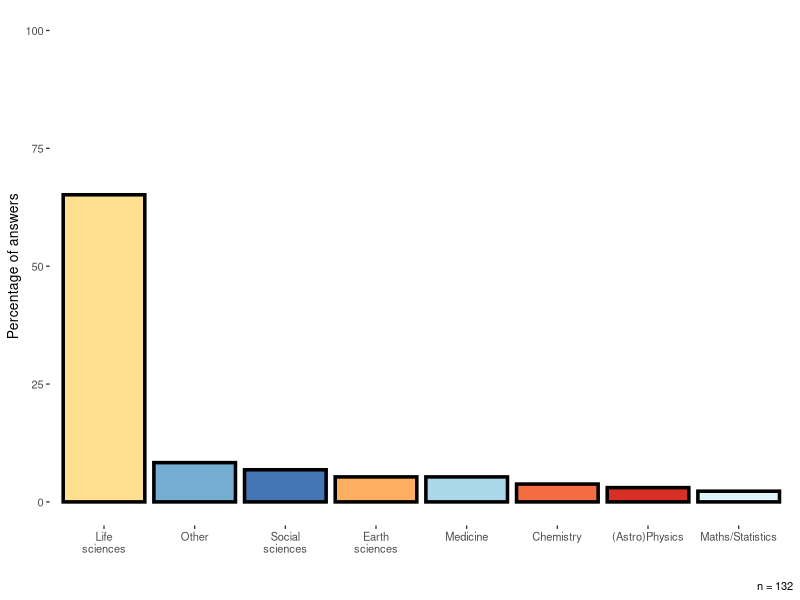
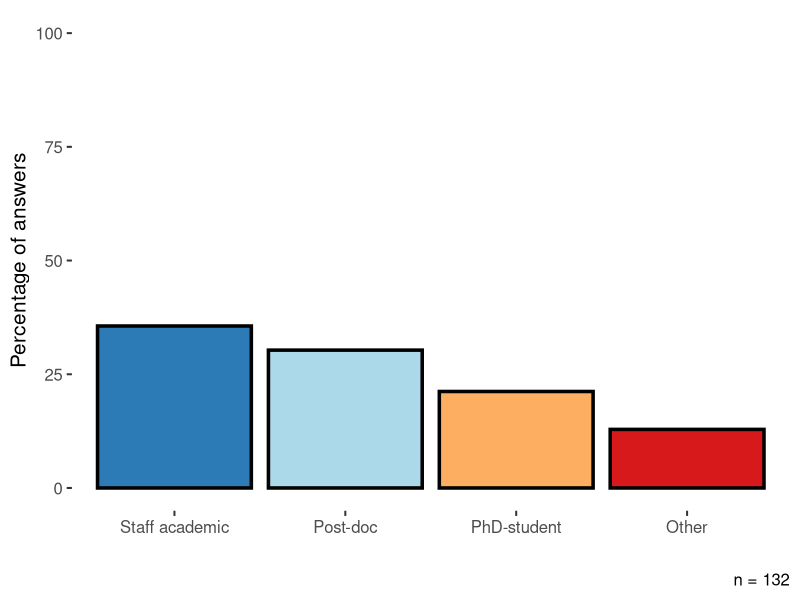
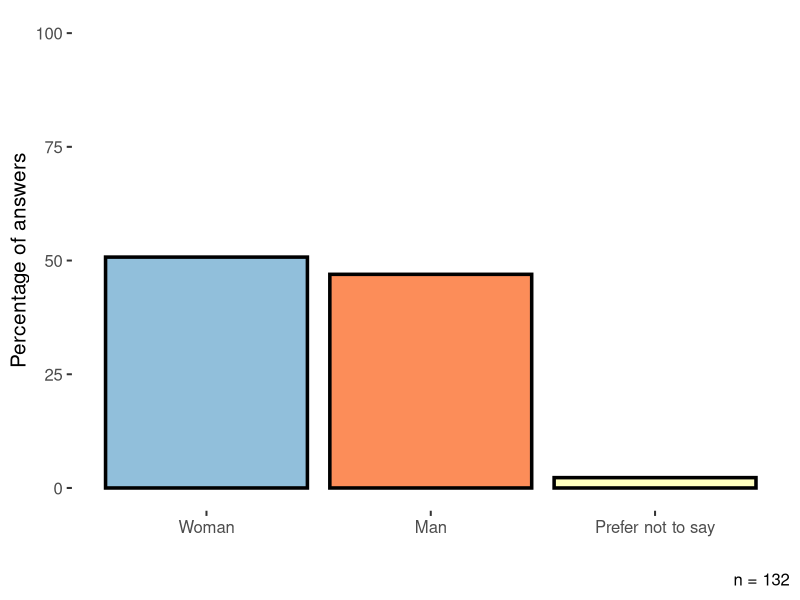
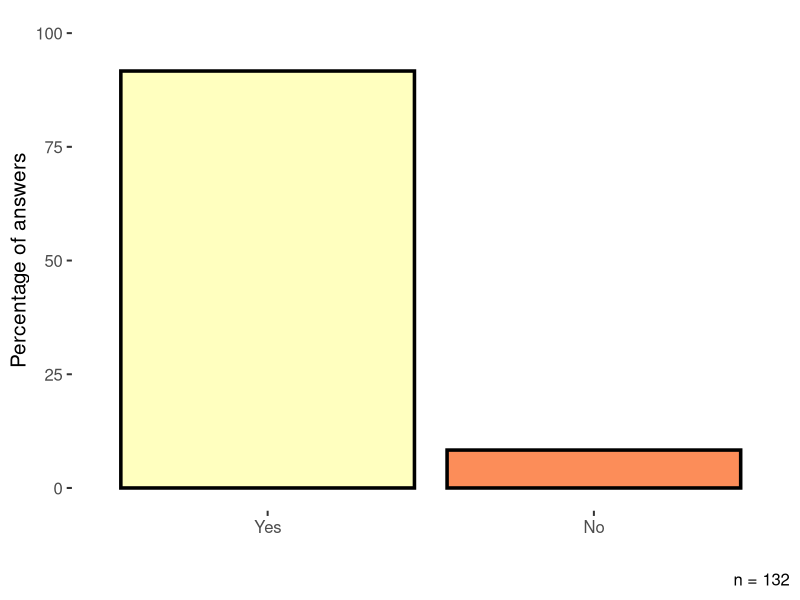
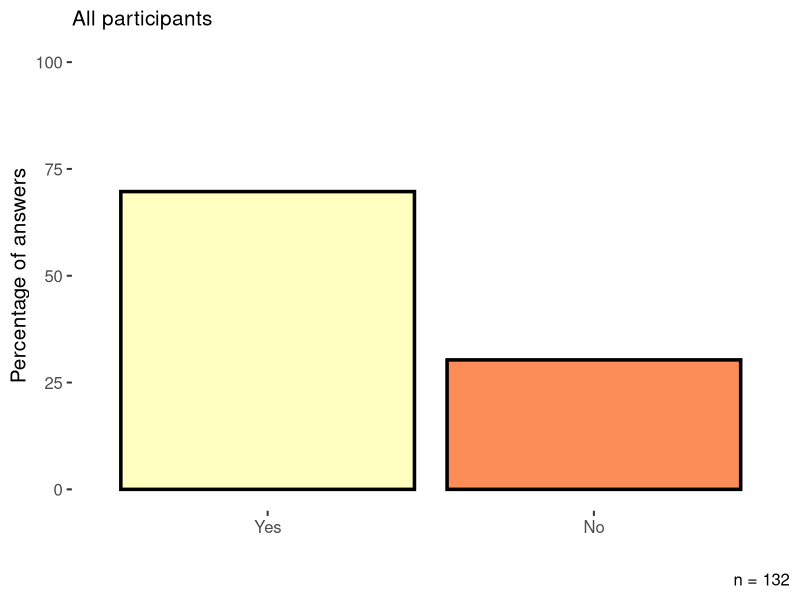
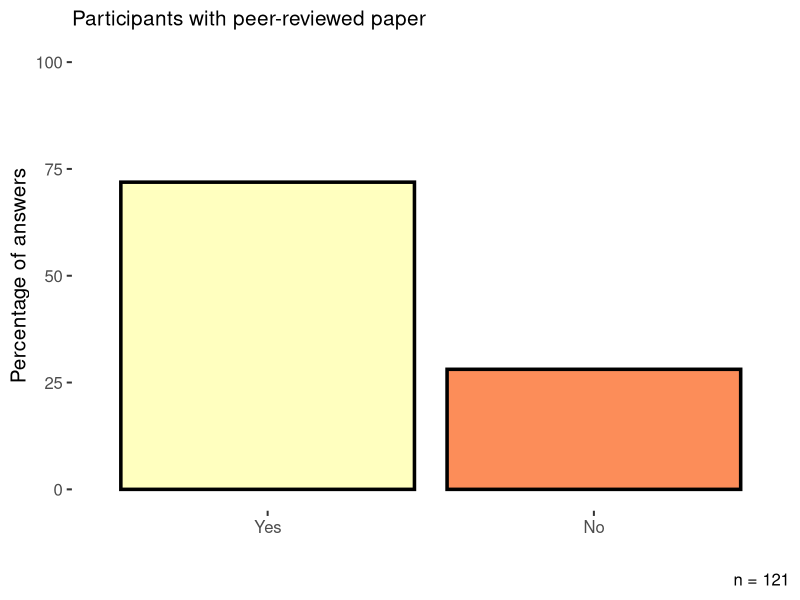
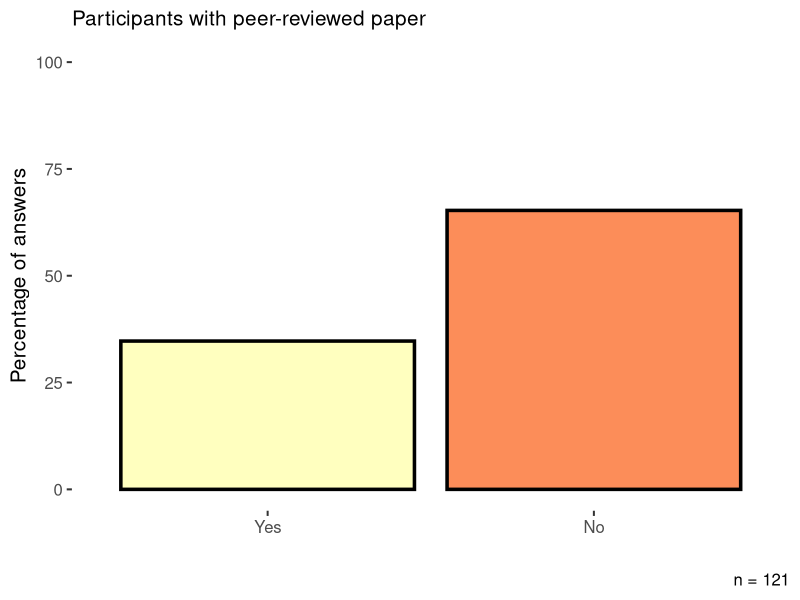
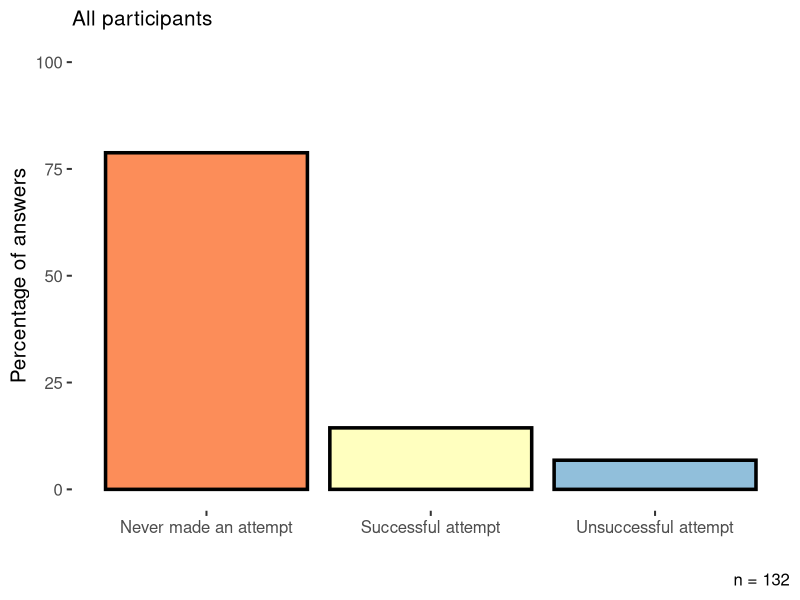

Here is the R script that generated these plots, in order:
## ---- chunk 1
knitr::opts_chunk$set(echo = FALSE)
## ---- chunk 2

db = read.csv("Survey.csv")
UA = read.csv("WhyUA.csv")
NFA = read.csv("WhyNFA.csv")

summary(db)
db$count = 1

library(RColorBrewer)
library(ggplot2)
library(scales)

#Question 1
db$Q1 = db$What.field.are.you.currently.in..
Q1 = db[, c("Q1","count")]

Answers = as.data.frame(tapply (Q1$count, Q1$Q1, sum))
colnames(Answers) = "Count"
Answers$Category = row.names(Answers)

Answers1 <- Answers[Answers$Count != 1,]
Answers2 <- Answers[Answers$Count == 1,]
AnswersAdd <- data.frame(Count = sum(Answers2$Count), Category = "Other")
Q1 <- rbind(Answers1, AnswersAdd)

#Create proportions 
Q1$Prop = Q1$Count/sum(Q1[,1]) *100

#Question 2: What is your position? N = 132

#First collate the answers with n < 5 into category "Other" 
db$Q2 = db$What.is.your.position.
Q2 = db[, c("Q2","count")]

Answers = as.data.frame(tapply (Q2$count, Q2$Q2, sum))
colnames(Answers) = "Count"
Answers$Category = row.names(Answers)

Answers1 <- Answers[Answers$Count > 4,]
Answers2 <- Answers[Answers$Count < 5,]
AnswersAdd <- data.frame(Count = sum(Answers2$Count), Category = "Other")
Q2 <- rbind(Answers1, AnswersAdd)

#Create proportions 
Q2$Prop = Q2$Count/sum(Q2[,1])*100


#Question 3: What is your gender? N = 132

#No need to collate here, just create the dataset
db$Q3 = db$What.is.your.gender..
Q3 = db[, c("Q3","count")]

Q3 = as.data.frame(tapply (Q3$count, Q3$Q3, sum))
colnames(Q3) = "Count"
Q3$Category = row.names(Q3)

#Create proportions 
Q3$Prop = Q3$Count/sum(Q3[,1])*100


#Question 4: Have you published in a peer-reviewed journal before? N = 132

#No need to collate here, just create the dataset
db$Q4 = db$Have.you.published.in.a.peer.reviewed.journal.before..
Q4 = db[, c("Q4","count")]

Q4 = as.data.frame(tapply (Q4$count, Q4$Q4, sum))
colnames(Q4) = "Count"
Q4$Category = row.names(Q4)

#Create proportions 
Q4$Prop = Q4$Count/sum(Q4[,1])*100



#Question 5: Are you aware it is possible to make amendments to peer-reviewed publications? N = 132


#Let's split this one up into everyone and only the people who have published in a peer reviewed journal before

#First we'll create the one with everyone: 

#No need to collate here, just create the dataset
db$Q5 = db$Are.you.aware.it.is.possible.to.make.amendments.to.peer.reviewed.publications.
Q5 = db[, c("Q5","count")]

Q5 = as.data.frame(tapply (Q5$count, Q5$Q5, sum))
colnames(Q5) = "Count"
Q5$Category = row.names(Q5)

#Create proportions 
Q5$Prop = Q5$Count/sum(Q5[,1])*100

Q5.1 = Q5

#And then with only the ones who have published before 
db$Q5 = db$Are.you.aware.it.is.possible.to.make.amendments.to.peer.reviewed.publications.

Q5 = db[, c("Q5","count", "Q4")]
Q5 = subset (Q5, Q4 == "Yes")
Q5 = as.data.frame(tapply (Q5$count, Q5$Q5, sum))
colnames(Q5) = "Count"
Q5$Category = row.names(Q5)

#Create proportions 
Q5$Prop = Q5$Count/sum(Q5[,1])*100

Q5.2 = Q5







#Question 6: Have you ever considered amending some (minor or major) aspect of your previously published work? N = 132


#Here we have omitted the participants (n = 11) that have indicated that they have not published before. 
db$Q6 = db$Have.you.ever.considered.amending.some..minor.or.major..aspect.of.your.previously.published.work.

Q6 = db[, c("Q6","count", "Q4")]
Q6 = subset (Q6, Q4 == "Yes")
Q6 = as.data.frame(tapply (Q6$count, Q6$Q6, sum))
colnames(Q6) = "Count"
Q6$Category = row.names(Q6)

#Create proportions 
Q6$Prop = Q6$Count/sum(Q6[,1])*100




#Question 7: Have you ever attempted to amend an error in one of your published works via the journal, and were you successful? N = 132


#Let's split this one up into everyone and only the people who made an attempt before

#First we'll create the one with everyone: 

#No need to collate here, just create the dataset
db$Q7 = db$Have.you.ever.attempted.to.amend.an.error.in.one.of.your.published.works.via.the.journal..Were.you.successful.
Q7 = db[, c("Q7","count")]

Q7 = as.data.frame(tapply (Q7$count, Q7$Q7, sum))
colnames(Q7) = "Count"
Q7$Category = row.names(Q7)

#Create proportions 
Q7$Prop = Q7$Count/sum(Q7[,1])*100

Q7.1 = Q7


#And then with only the ones who have made an attempt before
Q7 = subset (Q7, Category != "Never made an attempt")

#Create proportions 
Q7$Prop = Q7$Count/sum(Q7[,1])*100

Q7.2 = Q7





#Question 8: If your attempt was successful: would you agree that the current amendment system works well? N = 127


#Here we exclude the individuals that have previously answered that they have made a succesful attempt
db$Q8 = db$If.your.attempt.was.successful..would.you.agree.that.the.current.amendment.system.works.well.

Q8 = db[, c("Q8","count", "Q7")]
Q8 = subset (Q8, Q7 == "Successful attempt") #N = 19
Q8 = as.data.frame(tapply (Q8$count, Q8$Q8, sum))
colnames(Q8) = "Count"
Q8$Category = row.names(Q8)

#Create proportions 
Q8$Prop = Q8$Count/sum(Q8[,1])*100




#Question 9: If the attempt for amendment was unsuccessful: Why?

UA$Count = 1

# We will exclude individuals who responded "I have made no attempts", since we're not interested here in individuals that have not made an attempt

# This was an optional question. We end up with n = 11 individuals, note that multiple choice is available here, so the sum will be larger than 11. 

UA = subset (UA, FinalResponse != "I have made no attempts")
Q9 = as.data.frame(tapply (UA$Count, UA$FinalResponse, sum))
colnames (Q9) = "Count"
Q9$Category = rownames(Q9)


Q9$Prop = Q9$Count/11 * 100




#Question 10: If you haven't formalized an attempt for amendment: Why not?

# This was also an optional question, but here we had more respondees. After omitting rows of participants that answered "I have not considered an attempt", the remaining dataset consisted of n = 34 participants.
NFA$Count = 1
NFA = subset (NFA, FinalResponse != "I have not considered an attempt for amendment")
Q10 = as.data.frame(tapply (NFA$Count, NFA$FinalResponse, sum))
colnames (Q10) = "Count"
Q10$Category = rownames(Q10)


Q10$Prop = Q10$Count/34 * 100


# Question 11: Would you welcome such a framework for published papers (ran by authors)?


# We will add anything that is not a yes or no to a new group called "Conditional support". 
db$Q11 = db$Would.you.welcome.such.a.framework.for.published.papers..ran.by.authors...
Q11 = db[, c("Q11","count")]
Q11$Q11 = ifelse(Q11$Q11 == "Yes"|Q11$Q11 == "No", Q11$Q11, "Conditional support")

Q11 = as.data.frame(tapply (Q11$count, Q11$Q11, sum))
colnames(Q11) = "Count"
Q11$Category = row.names(Q11)


#Create proportions 
Q11$Prop = Q11$Count/sum(Q11[,1])*100

## ---- chunk 3
ggplot(Q1, aes(x=reorder(Category, -Prop), y=Prop, fill=as.factor(Category))) +  geom_bar(colour = "black", stat = "identity", size = 1.2) + scale_fill_brewer(palette = "RdYlBu") + theme_classic(base_size = 10) + theme(legend.position="none", axis.line = element_blank()) + ylab ("Percentage of answers") + xlab("") + ylim (0,100) + labs( caption = "n = 132") + scale_x_discrete(labels = wrap_format(10))
## ---- chunk 4
ggplot(Q2, aes(x=reorder(Category, -Prop), y=Prop, fill=as.factor(Category))) +  geom_bar(colour = "black", stat = "identity", size = 1.2) + scale_fill_brewer(palette = "RdYlBu") + theme_classic(base_size = 15) + theme(legend.position="none", axis.line = element_blank()) + ylab ("Percentage of answers") + xlab("") + ylim (0,100) + labs(caption = "n = 132") 
## ---- chunk 5
ggplot(Q3, aes(x=reorder(Category, -Prop), y=Prop, fill=as.factor(Category))) +  geom_bar(colour = "black", stat = "identity", size = 1.2) + scale_fill_brewer(palette = "RdYlBu") + theme_classic(base_size = 15) + theme(legend.position="none", axis.line = element_blank()) + ylab ("Percentage of answers") + xlab("") + ylim (0,100) + labs(caption = "n = 132") 
## ---- chunk 6
ggplot(Q4, aes(x=reorder(Category, -Prop), y=Prop, fill=as.factor(Category))) +  geom_bar(colour = "black", stat = "identity", size = 1.2) + scale_fill_brewer(palette = "RdYlBu") + theme_classic(base_size = 15) + theme(legend.position="none", axis.line = element_blank()) + ylab ("Percentage of answers") + xlab("") + ylim (0,100) + labs(caption = "n = 132") 
## ---- chunk 7
ggplot(Q5.1, aes(x=reorder(Category, -Prop), y=Prop, fill=as.factor(Category))) +  geom_bar(colour = "black", stat = "identity", size = 1.2) + scale_fill_brewer(palette = "RdYlBu") + theme_classic(base_size = 15) + theme(legend.position="none", axis.line = element_blank()) + ylab ("Percentage of answers") + xlab("") + ylim (0,100) + labs(subtitle = "All participants", caption = "n = 132")

## ---- chunk 8
ggplot(Q5.2, aes(x=reorder(Category, -Prop), y=Prop, fill=as.factor(Category))) +  geom_bar(colour = "black", stat = "identity", size = 1.2) + scale_fill_brewer(palette = "RdYlBu") + theme_classic(base_size = 15) + theme(legend.position="none", axis.line = element_blank()) + ylab ("Percentage of answers") + xlab("") + ylim (0,100) + labs(subtitle = "Participants with peer-reviewed paper", caption = "n = 121")
## ---- chunk 9
ggplot(Q6, aes(x=reorder(Category, Prop), y=Prop, fill=as.factor(Category))) +  geom_bar(colour = "black", stat = "identity", size = 1.2) + scale_fill_brewer(palette = "RdYlBu") + theme_classic(base_size = 15) + theme(legend.position="none", axis.line = element_blank()) + ylab ("Percentage of answers") + xlab("") + ylim (0,100) + labs(subtitle = "Participants with peer-reviewed paper", caption = "n = 121")
## ---- chunk 10
ggplot(Q7.1, aes(x=reorder(Category, -Prop), y=Prop, fill=as.factor(Category))) +  geom_bar(colour = "black", stat = "identity", size = 1.2) + scale_fill_brewer(palette = "RdYlBu") + theme_classic(base_size = 15) + theme(legend.position="none", axis.line = element_blank()) + ylab ("Percentage of answers") + xlab("") + ylim (0,100) + labs(subtitle = "All participants", caption = "n = 132") 
## ---- chunk 11
ggplot(Q7.2, aes(x=reorder(Category, -Prop), y=Prop, fill=as.factor(Category))) +  geom_bar(colour = "black", stat = "identity", size = 1.2) + scale_fill_brewer(palette = "RdYlBu") + theme_classic(base_size = 15) + theme(legend.position="none", axis.line = element_blank()) + ylab ("Percentage of answers") + xlab("") + ylim (0,100) + labs(subtitle = "Participants who have made an attempt", caption = "n = 28")
## ---- chunk 12
Q8$Category = factor(Q8$Category, levels = c("Strongly disagree", "Disagree", "Neutral", "Agree", "Strongly agree"))

ggplot(Q8, aes(x=Category, y=Prop, fill=as.factor(Category))) +  geom_bar(colour = "black", stat = "identity", size = 1.2) + scale_fill_brewer(palette = "RdYlBu") + theme_classic(base_size = 15) + theme(legend.position="none", axis.line = element_blank()) + ylab ("Percentage of answers") + xlab("") + ylim (0,100) + labs(subtitle = "Participants with succesfull attempts", caption = "n = 19")
## ---- chunk 13
ggplot(Q9, aes(x=reorder(Category, -Prop), y=Prop, fill=as.factor(Category))) +  geom_bar(colour = "black", stat = "identity", size = 1.2) + scale_fill_brewer(palette = "RdYlBu") + theme_classic(base_size = 15) + theme(legend.position="none", axis.line = element_blank()) + ylab ("Percentage of individuals") + xlab("")  + labs(subtitle = "Participants who have made a previous attempt", caption = "n = 11") + ylim (0,100) + scale_x_discrete(labels = wrap_format(10))

## ---- chunk 14
ggplot(Q10, aes(x=reorder(Category, -Prop), y=Prop, fill=as.factor(Category))) +  geom_bar(colour = "black", stat = "identity", size = 1.2) + scale_fill_brewer(palette = "RdYlBu") + theme_classic(base_size = 15) + theme(legend.position="none", axis.line = element_blank()) + ylab ("Percentage of individuals") + xlab("")  + labs(subtitle = "Participants who considered an attempt", caption = "n = 34") + ylim (0,100) + scale_x_discrete(labels = wrap_format(10))
## ---- chunk 15
ggplot(Q11, aes(x=reorder(Category, -Prop), y=Prop, fill=as.factor(Category))) +  geom_bar(colour = "black", stat = "identity", size = 1.2) + scale_fill_brewer(palette = "RdYlBu") + theme_classic(base_size = 15) + theme(legend.position="none", axis.line = element_blank()) + ylab ("Percentage of answers") + xlab("") + ylim (0,100) + labs(caption = "n = 132") 
